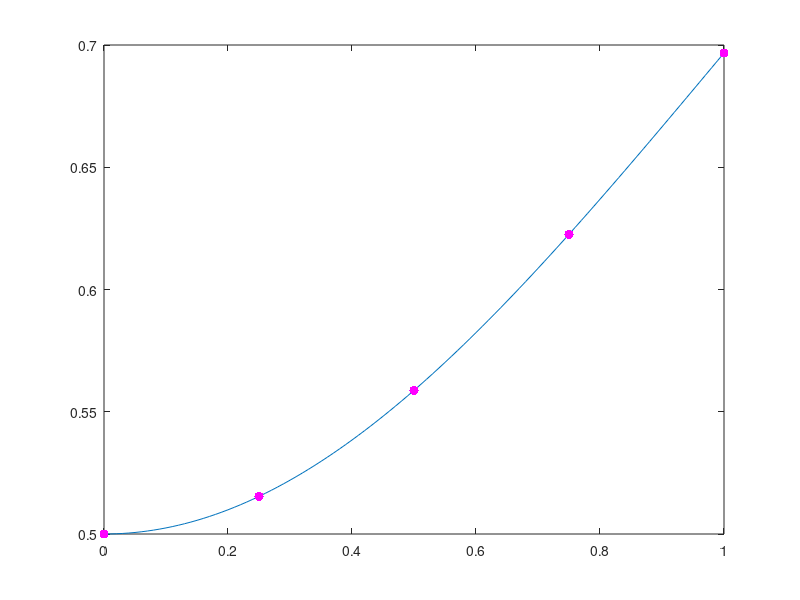

Reproduce this figure in MATLAB.
%Runge Kutta de orden 4
y1 = @(t,y) t-t*y; %ec. diff. ordinaria a solucionar
y0=1/2; %condición inicial
a=0;b=1; %intervalos
%----------------------
yt=[];yt(1)=y0;
N=4;
h = (b-a)/N;
a1=a;
for i=1:N
    k1=h*y1(a1,y0);
    k2=h*y1(a1+h/2,y0+k1/2);
    k3=h*y1(a1+h/2,y0+k2/2);
    k4=h*y1(a1+h,y0+k3);
    yp=y0+(k1+2*(k2+k3)+k4)/6;yt(i+1)=yp;
    fprintf('%d| yn=%f| k1=%f| k2=%f| k3=%f | k4=%f| y_n+1=%f\n',i,y0,k1,k2,k3,k4,yp)
    y0=yp; a1=a1+h;
end
  t1=a:h:b;
  t=a:0.01:b; y3=1-exp(-t.^2/2)/2;
  plot(t,y3,t1,yt,'.m','MarkerSize',20)

